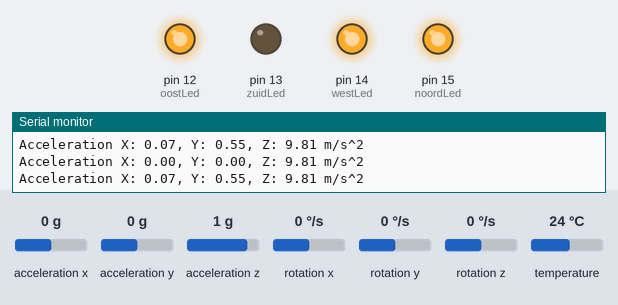
Simulated run of this sketch. Board: Arduino Uno, built with avr-gcc and run on an emulated ATmega328P. On the bench: output pins drawn as LEDs (lit = HIGH), the last lines printed to the serial monitor. The test bench sets the inputs (shaded band); at power-on: acceleration x 0 g, acceleration y 0 g, acceleration z 1 g, rotation x 0 °/s, rotation y 0 °/s, rotation z 0 °/s, temperature 24 °C.

Above: at 1.3 s.
1.4 s: acceleration x set to -1.4 g
At 2.6 s:
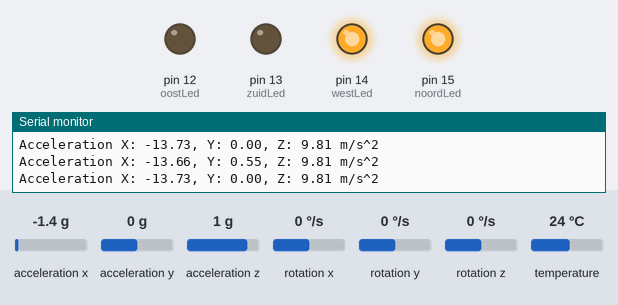
2.9 s: acceleration y set to -0.2 g
At 3.8 s:
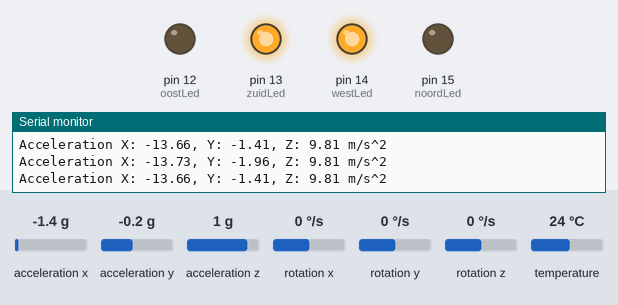
4.4 s: acceleration z set to 0.7 g
At 4.8 s:
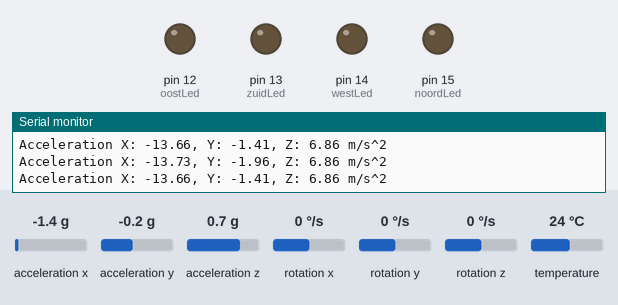
5.9 s: acceleration z set to 1.4 g
At 6.9 s:
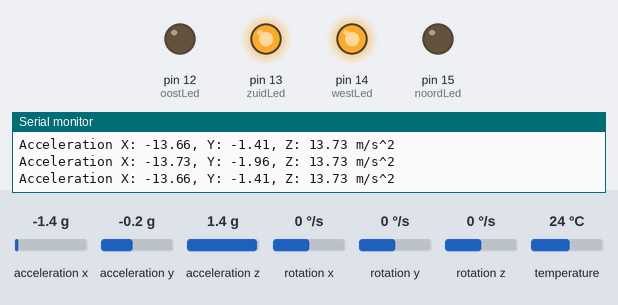
7.4 s: acceleration x set to 0 g
At 8.1 s:
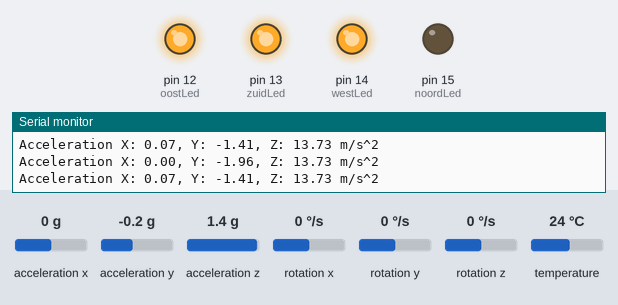
8.9 s: acceleration x set to 0.8 g
At 10.2 s:
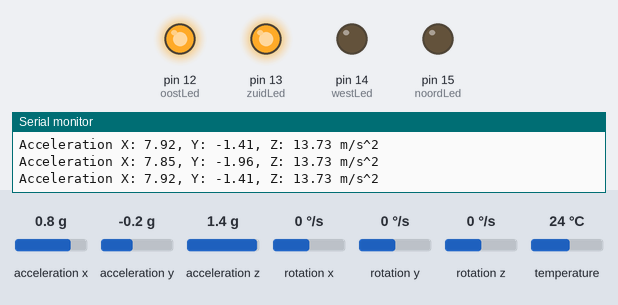
Timing chart, 0 to 11.4 s (numbered marks = the images above; inputs shaded):
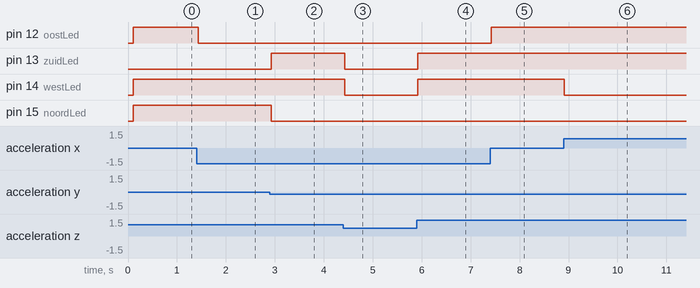

The sketch:

CaseStudy_prototype4.ino
```cpp
// Hardware Interfacing en Sensoren
// Technische Informatica | 2021-2022 | TINHIS03-1

// Marijn Sopers (1038742) en Thijs Dregmans (1024272)
// Hardware Interfacing en Sensoren Case Study:
// Waterpas met MPU6050
// gemaakt op 12-04-2022

#include <Adafruit_MPU6050.h>
#include <Adafruit_Sensor.h>
#include <Wire.h>

#define noordLed 15
#define oostLed 12
#define zuidLed 13
#define westLed 14

Adafruit_MPU6050 mpu;

const float kalibratieWaardeX = 0.07;
const float kalibratieWaardeY = 0.55;
const int milliSecondenDelay = 50;

const float gevoeligheid = 0.4;

float x;
float y;
float z;

void setup(void) {
  Serial.begin(115200);

  pinMode(noordLed, OUTPUT);
  pinMode(oostLed, OUTPUT);
  pinMode(zuidLed, OUTPUT);
  pinMode(westLed, OUTPUT);

  while (!Serial)
    delay(10);
  // test verbinding met MPU6050
  if (!mpu.begin()) {
    Serial.println("MPU6050 chip niet gevonden!");
    while (1) {
      delay(10);
    }
  }
  Serial.println("MPU6050 gevonden!");

  // set range
  mpu.setAccelerometerRange(MPU6050_RANGE_8_G);
  Serial.print("Accelerometer range set to: ");
  switch (mpu.getAccelerometerRange()) {
  case MPU6050_RANGE_2_G:
    Serial.println("+-2G");
    break;
  case MPU6050_RANGE_4_G:
    Serial.println("+-4G");
    break;
  case MPU6050_RANGE_8_G:
    Serial.println("+-8G");
    break;
  case MPU6050_RANGE_16_G:
    Serial.println("+-16G");
    break;
  }
  mpu.setGyroRange(MPU6050_RANGE_500_DEG);
  Serial.print("Gyro range set to: ");
  switch (mpu.getGyroRange()) {
  case MPU6050_RANGE_250_DEG:
    Serial.println("+- 250 deg/s");
    break;
  case MPU6050_RANGE_500_DEG:
    Serial.println("+- 500 deg/s");
    break;
  case MPU6050_RANGE_1000_DEG:
    Serial.println("+- 1000 deg/s");
    break;
  case MPU6050_RANGE_2000_DEG:
    Serial.println("+- 2000 deg/s");
    break;
  }

  mpu.setFilterBandwidth(MPU6050_BAND_5_HZ);
  Serial.print("Filter bandwidth set to: ");
  switch (mpu.getFilterBandwidth()) {
  case MPU6050_BAND_260_HZ:
    Serial.println("260 Hz");
    break;
  case MPU6050_BAND_184_HZ:
    Serial.println("184 Hz");
    break;
  case MPU6050_BAND_94_HZ:
    Serial.println("94 Hz");
    break;
  case MPU6050_BAND_44_HZ:
    Serial.println("44 Hz");
    break;
  case MPU6050_BAND_21_HZ:
    Serial.println("21 Hz");
    break;
  case MPU6050_BAND_10_HZ:
    Serial.println("10 Hz");
    break;
  case MPU6050_BAND_5_HZ:
    Serial.println("5 Hz");
    break;
  }

  Serial.println("");
  delay(100);
}

void loop() {
  // haal waarden op
  sensors_event_t a, g, temp;
  mpu.getEvent(&a, &g, &temp);

  // Print waarden uit
  Serial.print("Acceleration X: ");
  Serial.print(a.acceleration.x);
  Serial.print(", Y: ");
  Serial.print(a.acceleration.y);
  Serial.print(", Z: ");
  Serial.print(a.acceleration.z);
  Serial.println(" m/s^2");

  x = a.acceleration.x + kalibratieWaardeX;
  y = a.acceleration.y + kalibratieWaardeY;
  z = a.acceleration.z;

  // Print waarden uit
  Serial.print("Acceleration X: ");
  Serial.print(x);
  Serial.print(", Y: ");
  Serial.print(y);
  Serial.print(", Z: ");
  Serial.print(a.acceleration.z);
  Serial.println(" m/s^2");

  Serial.println("");

  if(z > 8) {
    // waterpas heeft bovenkant boven

    // noord
    if(y < -1 * gevoeligheid) {
      digitalWrite(noordLed, LOW);
    }
    else {
      digitalWrite(noordLed, HIGH);
    }
    // zuid
    if(y > 1 * gevoeligheid) {
      digitalWrite(zuidLed, LOW);
    }
    else {
      digitalWrite(zuidLed, HIGH);
    }
    // oost
    if(x < -1 * gevoeligheid) {
      digitalWrite(oostLed, LOW);
    }
    else {
      digitalWrite(oostLed, HIGH);
    }
    // west
    if(x > 1 * gevoeligheid) {
      digitalWrite(westLed, LOW);
    }
    else {
      digitalWrite(westLed, HIGH);
    }

  } else {
    // waterpas heeft bovenkant onder
    digitalWrite(noordLed, LOW);
    digitalWrite(oostLed, LOW);
    digitalWrite(zuidLed, LOW);
    digitalWrite(westLed, LOW);
  }
  delay(milliSecondenDelay);
}
```

Measured:
- the behaviour switches between 0 and -0.1 g on acceleration y (found by bisection; images 1 and 2)
- the behaviour switches between 0.9 and 0.8 g on acceleration z (found by bisection; images 2 and 3)
- after the input at 1.4 s, pin 12 (oostLed): HIGH → LOW at once
- after the input at 2.9 s, pin 13 (zuidLed): LOW → HIGH at once; pin 15 (noordLed): HIGH → LOW at once
- after the input at 4.4 s, pin 13 (zuidLed), pin 14 (westLed): HIGH → LOW at once
- after the input at 5.9 s, pin 13 (zuidLed), pin 14 (westLed): LOW → HIGH at once
- after the input at 7.4 s, pin 12 (oostLed): LOW → HIGH at once
- after the input at 8.9 s, pin 14 (westLed): HIGH → LOW at once
